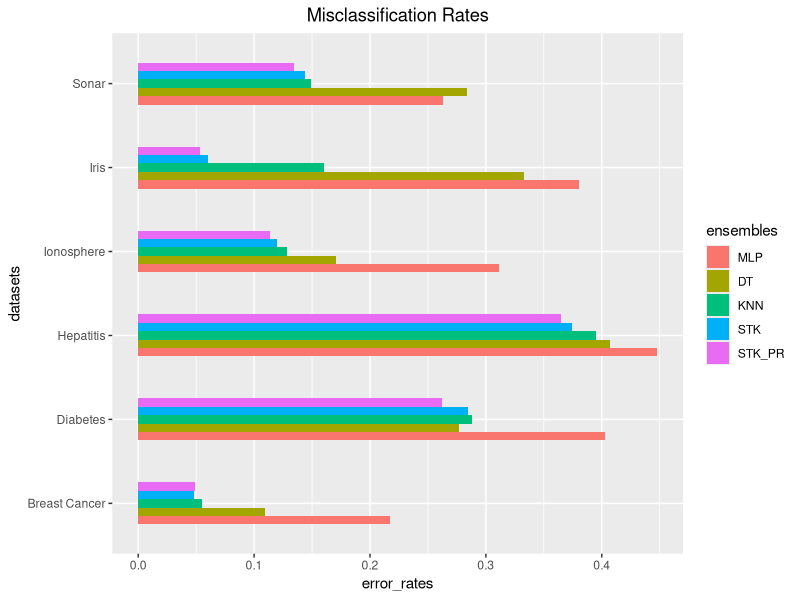
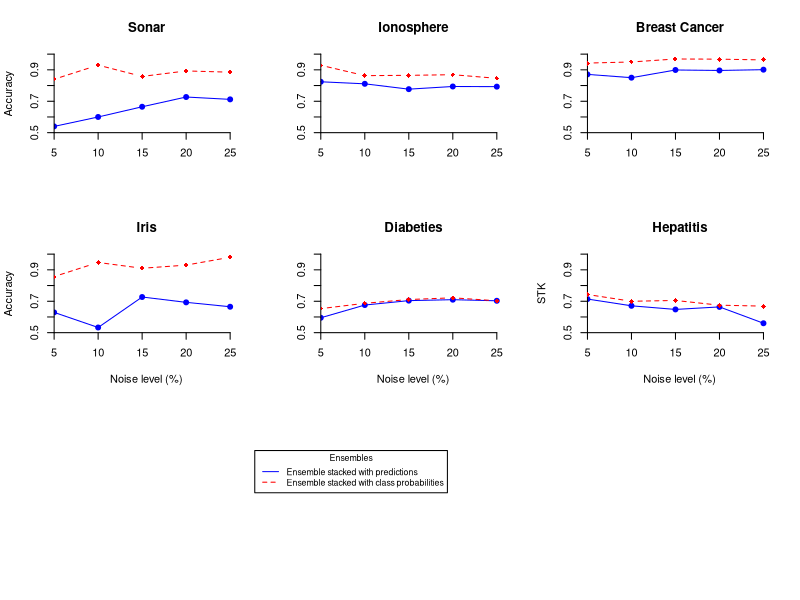

Here is the R script that generated these plots, in order:
## ---- chunk 1
library(ggplot2)
library(reshape2)
require(gridExtra)
## ---- chunk 2
MLP <- c(0.380, 0.263, 0.403, 0.448, 0.311, 0.217)
DT <- c(0.333, 0.284, 0.277, 0.407, 0.171, 0.109)
KNN <- c(0.160, 0.149, 0.288, 0.395, 0.128, 0.055)
STK <- c(0.060, 0.144, 0.285, 0.374, 0.120, 0.048)
STK_PR <- c(0.053, 0.134, 0.262, 0.365, 0.114, 0.049)

df_perf <- data.frame(MLP, DT, KNN, STK, STK_PR)

df_perf
## ---- chunk 3
df_perf$datasets <- c("Iris", "Sonar", "Diabetes", "Hepatitis", "Ionosphere", 
                      "Breast Cancer")

df_perf_melt <- melt(data=df_perf, variable.name = "ensembles", value.name = 
                       "error_rates")

error_plot <- ggplot(df_perf_melt, aes(x=datasets, y= error_rates, fill=ensembles),
                     xlab="Classifiers") + 
                    geom_bar(stat="identity", width=.5, position = "dodge") + 
                    ggtitle("Misclassification Rates") + 
                    coord_flip() + 
                    theme(plot.title = element_text(hjust = 0.5))
error_plot
## ---- chunk 4
noise_level <- c(5, 10, 15, 20, 25)
par(mfrow=c(3,3))

#Sonar
STK <- c(0.54, 0.6, 0.665, 0.727, 0.712)
STK_PR <- c(0.84, 0.93, 0.858, 0.893, 0.885)
plot(noise_level, STK, type='o', col='blue', ylim = c(0.5, 1), xlim = c(5, 26), bty="n",  
     pch = 19, xaxs = "i", yaxs="i", lty = 1, lwd = 1, main="Sonar", xlab = "", 
     ylab = "Accuracy")
lines(noise_level, STK_PR, col='red', type='b', pch = 18, lty = 2, lwd = 1)

#Ionosphere
STK <- c(0.824, 0.811, 0.777, 0.794, 0.793)
STK_PR <- c(0.929, 0.863, 0.865, 0.869, 0.846)
plot(noise_level, STK, type='o', col='blue', ylim = c(0.5, 1), xlim = c(5, 26), bty="n",  
     pch = 19, xaxs = "i", yaxs="i", lty = 1, lwd = 1, main="Ionosphere", xlab = "", 
     ylab = "")
lines(noise_level, STK_PR, col='red', type='b', pch = 18, lty = 2, lwd = 1)

#Breast cancer
STK <- c(0.871, 0.85, 0.899, 0.896, 0.901)
STK_PR <- c(0.943, 0.95, 0.969, 0.968, 0.963)
plot(noise_level, STK, type='o', col='blue', ylim = c(0.5, 1), xlim = c(5, 26), bty="n",  
     pch = 19, xaxs = "i", yaxs="i", lty = 1, lwd = 1, main="Breast Cancer", xlab = "", 
     ylab = "")
lines(noise_level, STK_PR, col='red', type='b', pch = 18, lty = 2, lwd = 1)

#Iris
STK <- c(0.629, 0.533, 0.727, 0.693, 0.665)
STK_PR <- c(0.857, 0.947, 0.91, 0.93, 0.98)
plot(noise_level, STK, type='o', col='blue', ylim = c(0.5, 1), xlim = c(5, 26), bty="n",  
     pch = 19, xaxs = "i", yaxs="i", lty = 1, lwd = 1, main="Iris", ylab = "Accuracy", 
     xlab = "Noise level (%)")
lines(noise_level, STK_PR, col='red', type='b', pch = 18, lty = 2, lwd = 1)

#Diabeties
STK <- c(0.595, 0.676, 0.704, 0.71, 0.703)
STK_PR <- c(0.653, 0.687, 0.711, 0.722, 0.703)
plot(noise_level, STK, type='o', col='blue', ylim = c(0.5, 1), xlim = c(5, 26), bty="n",  
     pch = 19, xaxs = "i", yaxs="i", lty = 1, lwd = 1, main="Diabeties", ylab = "", 
     xlab = "Noise level (%)")
lines(noise_level, STK_PR, col='red', type='b', pch = 18, lty = 2, lwd = 1)

#Hepatitis
STK <- c(0.714, 0.671, 0.648, 0.664, 0.56)
STK_PR <- c(0.743, 0.7, 0.705, 0.675, 0.669)
plot(noise_level, STK, type='o', col='blue', ylim = c(0.5, 1), xlim = c(5, 26), bty="n",  
     pch = 19, xaxs = "i", yaxs="i", lty = 1, lwd = 1, main="Hepatitis", 
     xlab = "Noise level (%)")
lines(noise_level, STK_PR, col='red', type='b', pch = 18, lty = 2, lwd = 1)


par(usr=c(0,1,0,1),xpd=NA)
legend(-1.80,-1.5,c("Ensemble stacked with predictions", 
                    "Ensemble stacked with class probabilities"), col=c("blue","red"), 
       title="Ensembles", lty=1:2, cex=0.8)

## ---- chunk 5
#Sonar cv results
STK <- c(0.837, 0.881, 0.805, 0.878, 0.829)
STK_PR <- c(0.953, 0.833, 0.854, 0.732, 0.878)

sonar_cv <- data.frame(STK, STK_PR)
wilcox.test(sonar_cv$STK, sonar_cv$STK_PR, paired = TRUE, exact = TRUE) 
#exact because it is a small dataset
## ---- chunk 6
#Ionosphere cv results
STK <- c(0.831, 0.914, 0.9, 0.886, 0.914)
STK_PR <- c(0.873, 0.914, 0.843, 0.914, 0.871)

Ionosphere_cv <- data.frame(STK, STK_PR)
wilcox.test(Ionosphere_cv$STK, Ionosphere_cv$STK_PR, paired = TRUE, exact = TRUE)
## ---- chunk 7
#Breast Cancer Wisconson cv results
STK <- c(0.983, 0.93, 0.973, 0.947, 0.965)
STK_PR <- c(0.939, 0.957, 0.965, 0.956, 0.956)

breast_cancer_cv <- data.frame(STK, STK_PR)
wilcox.test(breast_cancer_cv$STK, breast_cancer_cv$STK_PR, paired = TRUE, exact = TRUE)
## ---- chunk 8
#Iris Wisconson cv results
STK <- c(0.933, 0.833, 0.667, 0.9, 0.967)
STK_PR <- c(0.967, 0.967, 0.9, 0.967, 0.867)

iris_cv <- data.frame(STK, STK_PR)
wilcox.test(iris_cv$STK, iris_cv$STK_PR, paired = TRUE, exact = TRUE)
## ---- chunk 9
#Diabeties Wisconson cv results
STK <- c(0.734, 0.734, 0.721, 0.699, 0.732)
STK_PR <- c(0.688, 0.727, 0.701, 0.758, 0.739)

diabeties_cv <- data.frame(STK, STK_PR)
wilcox.test(diabeties_cv$STK, diabeties_cv$STK_PR, paired = TRUE, exact = TRUE)
## ---- chunk 10
#Hepatitis Wisconson cv results
STK <- c(0.552, 0.552, 0.621, 0.536, 0.593)
STK_PR <- c(0.69, 0.621, 0.724, 0.643, 0.63)

hepatitis_cv <- data.frame(STK, STK_PR)
wilcox.test(hepatitis_cv$STK, hepatitis_cv$STK_PR, paired = TRUE, exact = TRUE)
